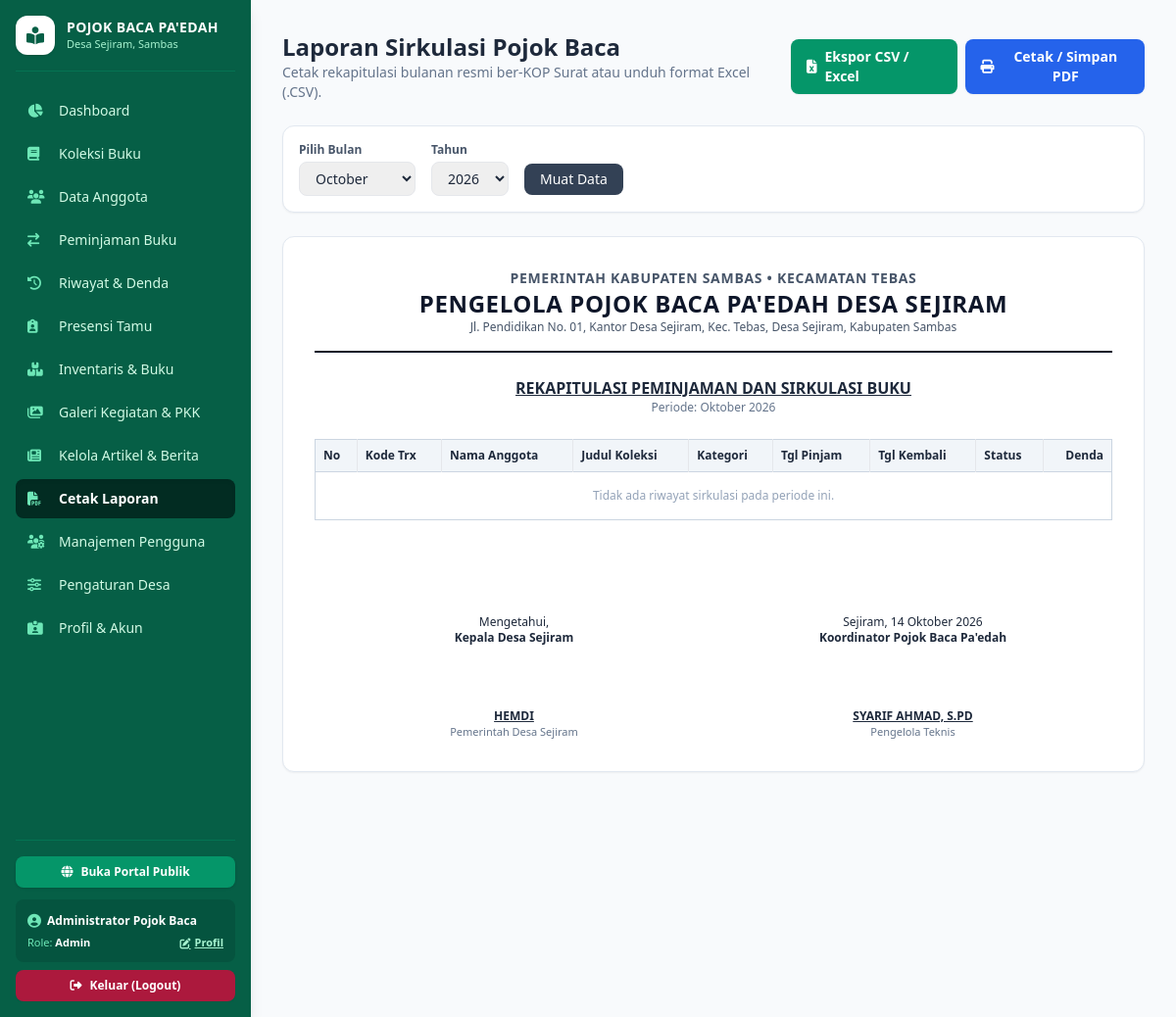
The page /laporan.php (signed in) on the database its author committed.
### tables this page shows
CREATE TABLE IF NOT EXISTS `pengaturan` (
  `id` INT AUTO_INCREMENT PRIMARY KEY,
  `nama_instansi` VARCHAR(150) NOT NULL,
  `desa` VARCHAR(100) NOT NULL,
  `kabupaten` VARCHAR(100) NOT NULL,
  `alamat` TEXT NOT NULL,
  `jam_operasional` VARCHAR(100) NOT NULL DEFAULT '08.00 - 16.00 WIB',
  `durasi_pinjam_hari` INT NOT NULL DEFAULT 7,
  `denda_per_hari` INT NOT NULL DEFAULT 1000,
  `jabatan_kades` VARCHAR(100) NOT NULL DEFAULT 'Kepala Desa Sejiram',
  `nama_kades` VARCHAR(100) NOT NULL DEFAULT '',
  `nama_pengelola` VARCHAR(100) NOT NULL
);

### config/database.php (called while the page is built, shortened)
<?php
if (!function_exists('e')) {
    function e(string|null $string): string {
        return htmlspecialchars($string ?? '', ENT_QUOTES, 'UTF-8');
    }
}

### laporan.php (the view, shortened to what this page needs)
<?php
require_once __DIR__ . '/config/database.php';
$bulan = $_GET['bulan'] ?? date('m');
$tahun = $_GET['tahun'] ?? date('Y');
$stmtLap = $pdo->prepare("
    SELECT p.*, a.nama AS nama_anggota, a.institusi, b.judul, b.kategori
    FROM peminjaman p
    JOIN anggota a ON p.anggota_id = a.id
    JOIN buku b ON p.buku_id = b.id
    WHERE MONTH(p.tanggal_pinjam) = ? AND YEAR(p.tanggal_pinjam) = ?
    ORDER BY p.id ASC
");
$stmtLap->execute([$bulan, $tahun]);
$dataLaporan = $stmtLap->fetchAll();
$aturan = $pdo->query("SELECT * FROM pengaturan LIMIT 1")->fetch() ?: [
    'nama_instansi' => 'Pojok Baca Pa\'edah',
    'desa' => 'Desa Sejiram',
    'kabupaten' => 'Kabupaten Sambas',
    'alamat' => 'Jl. Pendidikan No. 01, Kantor Desa Sejiram',
    'jabatan_kades' => 'Kepala Desa Sejiram',
    'nama_kades' => '',
    'nama_pengelola' => 'Syarif Ahmad, S.Pd'
];
$namaBulanIndo = [
    1 => 'Januari', 2 => 'Februari', 3 => 'Maret', 4 => 'April', 5 => 'Mei', 6 => 'Juni',
    7 => 'Juli', 8 => 'Agustus', 9 => 'September', 10 => 'Oktober', 11 => 'November', 12 => 'Desember'
];
$tglCetak = date('d') . ' ' . ($namaBulanIndo[(int)date('m')] ?? date('F')) . ' ' . date('Y');
$namaDesaClean = preg_replace('/^Desa\s+/i', '', $aturan['desa'] ?? 'Sejiram');
$jabatanKades = !empty($aturan['jabatan_kades']) ? $aturan['jabatan_kades'] : ('Kepala Desa ' . $namaDesaClean);
$namaKades = (!empty($aturan['nama_kades']) && $aturan['nama_kades'] !== 'Kepala Desa Sejiram') ? $aturan['nama_kades'] : '';
require_once __DIR__ . '/includes/header.php';
?>
<div class="no-print mb-6 flex flex-col md:flex-row justify-between items-start md:items-center gap-4">
    <div>
        <h2 class="text-2xl font-bold text-slate-800">Laporan Sirkulasi Pojok Baca</h2>
        <p class="text-sm text-slate-500">Cetak rekapitulasi bulanan resmi ber-KOP Surat atau unduh format Excel (.CSV).</p>
    </div>
    <div class="flex gap-2">
        <a href="laporan.php?bulan=<?= $bulan ?>&tahun=<?= $tahun ?>&ekspor=csv" class="bg-emerald-600 text-white px-4 py-2 rounded-lg text-sm font-semibold hover:bg-emerald-700 flex items-center gap-2 shadow-sm">
            <i class="fa-solid fa-file-excel"></i> Ekspor CSV / Excel
        </a>
        <button onclick="window.print()" class="bg-blue-600 text-white px-4 py-2 rounded-lg text-sm font-semibold hover:bg-blue-700 flex items-center gap-2 shadow-sm">
            <i class="fa-solid fa-print"></i> Cetak / Simpan PDF
        </button>
    </div>
</div>
<form method="GET" class="no-print bg-white p-4 rounded-xl border border-slate-200 mb-6 flex items-center gap-4 shadow-sm">
    <div>
        <label class="text-xs font-bold text-slate-600 block mb-1">Pilih Bulan</label>
        <select name="bulan" class="border rounded-lg px-3 py-1.5 text-sm">
            <?php for ($m = 1; $m <= 12; $m++): ?>
                <option value="<?= sprintf('%02d', $m) ?>" <?= (int)$bulan === $m ? 'selected' : '' ?>><?= date('F', mktime(0, 0, 0, $m, 10)) ?></option>
            <?php endfor; ?>
        </select>
    </div>
    <div>
        <label class="text-xs font-bold text-slate-600 block mb-1">Tahun</label>
        <select name="tahun" class="border rounded-lg px-3 py-1.5 text-sm">
            <?php for ($y = 2024; $y <= 2028; $y++): ?>
                <option value="<?= $y ?>" <?= (int)$tahun === $y ? 'selected' : '' ?>><?= $y ?></option>
            <?php endfor; ?>
        </select>
    </div>
    <div class="pt-5">
        <button type="submit" class="bg-slate-700 text-white px-4 py-1.5 rounded-lg text-sm font-medium hover:bg-slate-800">Muat Data</button>
    </div>
</form>
<div class="bg-white p-8 rounded-xl shadow-sm border border-slate-200">
    <div class="text-center pb-4 border-b-2 border-slate-900 mb-6">
        <h3 class="text-sm font-bold uppercase tracking-wider text-slate-600">Pemerintah Kabupaten Sambas &bull; Kecamatan Tebas</h3>
        <h2 class="text-xl md:text-2xl font-black uppercase text-slate-900 tracking-wide">PENGELOLA <?= e($aturan['nama_instansi']) ?> <?= e($aturan['desa']) ?></h2>
        <p class="text-xs text-slate-600"><?= e($aturan['alamat']) ?>, <?= e($aturan['desa']) ?>, <?= e($aturan['kabupaten']) ?></p>
    </div>
    <div class="text-center mb-6">
        <h4 class="font-bold text-base uppercase text-slate-800 underline">REKAPITULASI PEMINJAMAN DAN SIRKULASI BUKU</h4>
        <p class="text-xs text-slate-500">Periode: <?= $namaBulanIndo[(int)$bulan] ?? ('Bulan ' . $bulan) ?> <?= e($tahun) ?></p>
    </div>
    <div class="overflow-x-auto">
        <table class="w-full text-left text-xs border border-slate-300 mb-8">
            <thead class="bg-slate-100 border-b border-slate-300">
                <tr>
                    <th class="p-2 border-r">No</th>
                    <th class="p-2 border-r">Kode Trx</th>
                    <th class="p-2 border-r">Nama Anggota</th>
                    <th class="p-2 border-r">Judul Koleksi</th>
                    <th class="p-2 border-r">Kategori</th>
                    <th class="p-2 border-r">Tgl Pinjam</th>
                    <th class="p-2 border-r">Tgl Kembali</th>
                    <th class="p-2 border-r">Status</th>
                    <th class="p-2 text-right">Denda</th>
                </tr>
            </thead>
            <tbody class="divide-y divide-slate-200">
                <?php if (empty($dataLaporan)): ?>
                <tr><td colspan="9" class="p-4 text-center text-slate-400">Tidak ada riwayat sirkulasi pada periode ini.</td></tr>
                <?php endif; ?>
            </tbody>
        </table>
    </div>
    <div class="grid grid-cols-2 text-center text-xs mt-12 pt-4">
        <div>
            <p>Mengetahui,</p>
            <p class="font-bold mb-16"><?= e($jabatanKades) ?></p>
            <p class="font-bold underline uppercase">
                <?php if ($namaKades !== ''): ?>
                    <?= e($namaKades) ?>
                <?php else: ?>
                    ( .................................................. )
                <?php endif; ?>
            </p>
            <p class="text-[11px] text-slate-500">Pemerintah <?= e($aturan['desa']) ?></p>
        </div>
        <div>
            <p><?= e($namaDesaClean) ?>, <?= $tglCetak ?></p>
            <p class="font-bold mb-16">Koordinator <?= e($aturan['nama_instansi']) ?></p>
            <p class="font-bold underline uppercase"><?= e($aturan['nama_pengelola']) ?></p>
            <p class="text-[11px] text-slate-500">Pengelola Teknis</p>
        </div>
    </div>
</div>
<?php require_once __DIR__ . '/includes/footer.php'; ?>

### includes/header.php (shortened to what this page needs)
<?php
require_once __DIR__ . '/../config/database.php';
$stmtSetting = $pdo->query("SELECT * FROM pengaturan LIMIT 1");
$appSetting = $stmtSetting->fetch() ?: [
    'nama_instansi' => 'Pojok Baca Pa\'edah',
    'desa' => 'Desa Sejiram',
    'kabupaten' => 'Kabupaten Sambas',
    'alamat' => 'Jl. Pendidikan No. 01, Kantor Desa Sejiram',
    'jam_operasional' => '08.00 - 15.30 WIB',
    'durasi_pinjam_hari' => 7,
    'denda_per_hari' => 1000,
    'jabatan_kades' => 'Kepala Desa Sejiram',
    'nama_kades' => '',
    'nama_pengelola' => 'Pengelola Pojok Baca'
];
$currentPage = basename($_SERVER['PHP_SELF']);
?>
<!DOCTYPE html>
<html lang="id">
<head>
    <script src="https://cdn.tailwindcss.com"></script>
    <link rel="stylesheet" href="https://cdnjs.cloudflare.com/ajax/libs/font-awesome/6.4.0/css/all.min.css">
</head>
<body class="bg-slate-50 text-slate-800 flex flex-col min-h-screen font-sans">
    <div class="flex flex-1">
        <aside class="w-64 bg-emerald-800 text-white flex-shrink-0 min-h-screen p-4 no-print flex flex-col justify-between shadow-lg">
            <div>
                <div class="flex items-center gap-3 pb-4 border-b border-emerald-700/80 mb-5">
                    <div class="w-10 h-10 rounded-xl bg-white text-emerald-800 flex items-center justify-center font-bold text-lg shadow">
                        <i class="fa-solid fa-book-open-reader"></i>
                    </div>
                    <div>
                        <h1 class="font-bold text-sm tracking-wide leading-tight">POJOK BACA PA'EDAH</h1>
                        <p class="text-[11px] text-emerald-200"><?= e($appSetting['desa']) ?>, Sambas</p>
                    </div>
                </div>
                <nav class="space-y-1 text-sm font-medium">
                    <a href="dashboard.php" class="flex items-center gap-3 px-3 py-2.5 rounded-lg transition <?= $currentPage === 'dashboard.php' ? 'bg-emerald-950 text-white shadow-inner font-bold' : 'hover:bg-emerald-700 text-emerald-100' ?>">
                        <i class="fa-solid fa-chart-pie w-5 text-emerald-300"></i> Dashboard
                    </a>
                    <a href="buku.php" class="flex items-center gap-3 px-3 py-2.5 rounded-lg transition <?= $currentPage === 'buku.php' ? 'bg-emerald-950 text-white shadow-inner font-bold' : 'hover:bg-emerald-700 text-emerald-100' ?>">
                        <i class="fa-solid fa-book w-5 text-emerald-300"></i> Koleksi Buku
                    </a>
                    <a href="anggota.php" class="flex items-center gap-3 px-3 py-2.5 rounded-lg transition <?= $currentPage === 'anggota.php' ? 'bg-emerald-950 text-white shadow-inner font-bold' : 'hover:bg-emerald-700 text-emerald-100' ?>">
                        <i class="fa-solid fa-users w-5 text-emerald-300"></i> Data Anggota
                    </a>
                    <a href="peminjaman.php" class="flex items-center gap-3 px-3 py-2.5 rounded-lg transition <?= $currentPage === 'peminjaman.php' ? 'bg-emerald-950 text-white shadow-inner font-bold' : 'hover:bg-emerald-700 text-emerald-100' ?>">
                        <i class="fa-solid fa-arrow-right-arrow-left w-5 text-emerald-300"></i> Peminjaman Buku
                    </a>
                    <a href="pengembalian.php" class="flex items-center gap-3 px-3 py-2.5 rounded-lg transition <?= $currentPage === 'pengembalian.php' ? 'bg-emerald-950 text-white shadow-inner font-bold' : 'hover:bg-emerald-700 text-emerald-100' ?>">
                        <i class="fa-solid fa-clock-rotate-left w-5 text-emerald-300"></i> Riwayat & Denda
                    </a>
                    <a href="kunjungan.php" class="flex items-center gap-3 px-3 py-2.5 rounded-lg transition <?= $currentPage === 'kunjungan.php' ? 'bg-emerald-950 text-white shadow-inner font-bold' : 'hover:bg-emerald-700 text-emerald-100' ?>">
                        <i class="fa-solid fa-clipboard-user w-5 text-emerald-300"></i> Presensi Tamu
                    </a>
                    <a href="inventaris.php" class="flex items-center gap-3 px-3 py-2.5 rounded-lg transition <?= $currentPage === 'inventaris.php' ? 'bg-emerald-950 text-white shadow-inner font-bold' : 'hover:bg-emerald-700 text-emerald-100' ?>">
                        <i class="fa-solid fa-boxes-stacked w-5 text-emerald-300"></i> Inventaris & Buku
                    </a>
                    <a href="galeri.php" class="flex items-center gap-3 px-3 py-2.5 rounded-lg transition <?= $currentPage === 'galeri.php' ? 'bg-emerald-950 text-white shadow-inner font-bold' : 'hover:bg-emerald-700 text-emerald-100' ?>">
                        <i class="fa-solid fa-images w-5 text-emerald-300"></i> Galeri Kegiatan & PKK
                    </a>
                    <a href="artikel.php" class="flex items-center gap-3 px-3 py-2.5 rounded-lg transition <?= $currentPage === 'artikel.php' ? 'bg-emerald-950 text-white shadow-inner font-bold' : 'hover:bg-emerald-700 text-emerald-100' ?>">
                        <i class="fa-solid fa-newspaper w-5 text-emerald-300"></i> Kelola Artikel & Berita
                    </a>
                    <a href="laporan.php" class="flex items-center gap-3 px-3 py-2.5 rounded-lg transition <?= $currentPage === 'laporan.php' ? 'bg-emerald-950 text-white shadow-inner font-bold' : 'hover:bg-emerald-700 text-emerald-100' ?>">
                        <i class="fa-solid fa-file-pdf w-5 text-emerald-300"></i> Cetak Laporan
                    </a>
                    <?php if (($_SESSION['user_role'] ?? '') === 'admin'): ?>
                    <a href="pengguna.php" class="flex items-center gap-3 px-3 py-2.5 rounded-lg transition <?= $currentPage === 'pengguna.php' ? 'bg-emerald-950 text-white shadow-inner font-bold' : 'hover:bg-emerald-700 text-emerald-100' ?>">
                        <i class="fa-solid fa-users-gear w-5 text-emerald-300"></i> Manajemen Pengguna
                    </a>
                    <a href="pengaturan.php" class="flex items-center gap-3 px-3 py-2.5 rounded-lg transition <?= $currentPage === 'pengaturan.php' ? 'bg-emerald-950 text-white shadow-inner font-bold' : 'hover:bg-emerald-700 text-emerald-100' ?>">
                        <i class="fa-solid fa-sliders w-5 text-emerald-300"></i> Pengaturan Desa
                    </a>
                    <?php endif; ?>
                    <a href="profil.php" class="flex items-center gap-3 px-3 py-2.5 rounded-lg transition <?= $currentPage === 'profil.php' ? 'bg-emerald-950 text-white shadow-inner font-bold' : 'hover:bg-emerald-700 text-emerald-100' ?>">
                        <i class="fa-solid fa-id-card-clip w-5 text-emerald-300"></i> Profil & Akun
                    </a>
                </nav>
            </div>
            <div class="pt-4 border-t border-emerald-700/80 text-xs">
                <a href="portal.php" target="_blank" class="flex items-center justify-center gap-2 bg-emerald-600 hover:bg-emerald-500 text-white px-3 py-2 rounded-lg text-xs font-semibold mb-3 shadow transition">
                    <i class="fa-solid fa-globe"></i> Buka Portal Publik
                </a>
                <div class="bg-emerald-900/60 p-3 rounded-lg mb-2">
                    <div class="flex items-center justify-between mb-1">
                        <p class="text-white font-semibold flex items-center gap-1.5 truncate">
                            <i class="fa-solid fa-circle-user text-sm text-emerald-300"></i> <?= e($_SESSION['user_nama'] ?? 'Petugas') ?>
                        </p>
                    </div>
                    <div class="flex items-center justify-between">
                        <p class="text-[11px] text-emerald-300 capitalize">Role: <span class="font-bold text-white"><?= e($_SESSION['user_role'] ?? 'petugas') ?></span></p>
                        <a href="profil.php" class="text-[11px] text-emerald-200 hover:text-white underline font-semibold flex items-center gap-1 transition">
                            <i class="fa-solid fa-pen-to-square"></i> Profil
                        </a>
                    </div>
                </div>
                <a href="logout.php" onclick="return confirm('Apakah Anda yakin ingin keluar dari sistem?')" class="inline-flex items-center gap-2 bg-rose-700/90 hover:bg-rose-700 text-white px-3 py-2 rounded-lg text-xs font-semibold w-full justify-center transition shadow-sm">
                    <i class="fa-solid fa-right-from-bracket"></i> Keluar (Logout)
                </a>
            </div>
        </aside>
        <main class="flex-1 p-6 md:p-8 overflow-x-hidden">

### rows shown on the page
pengaturan: desa "Desa Sejiram", nama_instansi "POJOK BACA PA'EDAH", desa "DESA SEJIRAM", alamat "Jl. Pendidikan No. 01, Kantor Desa Sejiram, Kec. Tebas", kabupaten "Kabupaten Sambas", jabatan_kades "Kepala Desa Sejiram", nama_kades "HEMDI", desa "Sejiram", nama_instansi "Pojok Baca Pa'edah", nama_pengelola "SYARIF AHMAD, S.PD"

### other values the page prints
$_SESSION['user_nama'] "Administrator Pojok Baca"
$_SESSION['user_role'] "Admin"
$namaBulanIndo[(int)$bulan] "Oktober"
$tahun "2026"
form field bulan "October"
form field tahun "2026"
